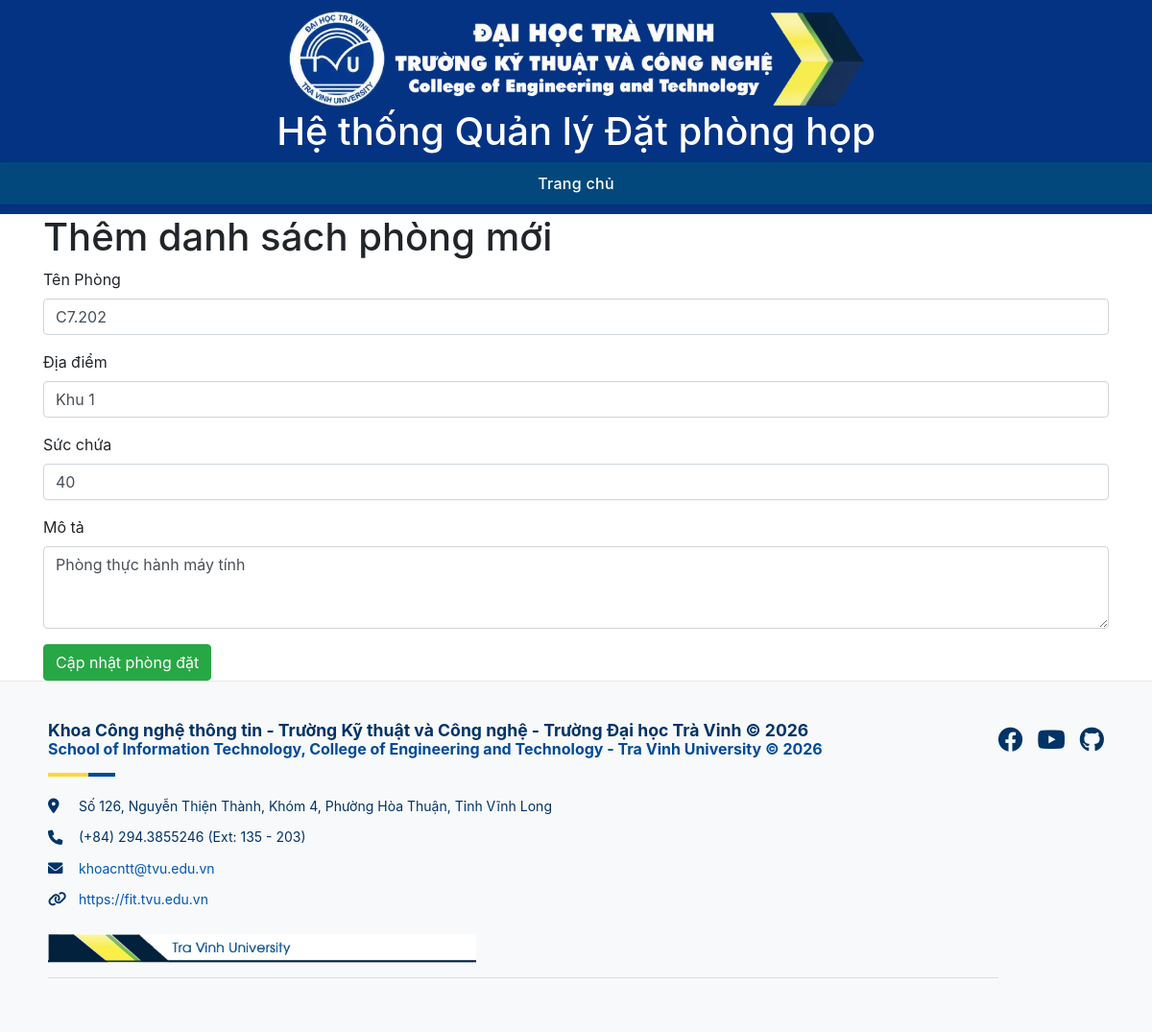
Screenshot of /edit.php?sid=2 (signed in) with the database file from the repository.
### tables this page shows
CREATE TABLE IF NOT EXISTS phonghop (
    id INT AUTO_INCREMENT PRIMARY KEY,
    tenphong VARCHAR(100) NOT NULL,
    diadiem VARCHAR(200),
    succhua INT DEFAULT 0,
    mota TEXT
);

### www/edit.php (the view, shortened to what this page needs)
<?php
$id = $_GET['sid'];
require_once 'ketnoi.php';
$edit_sql = "SELECT * FROM phonghop WHERE id=$id";
$result = mysqli_query($conn, $edit_sql);
$row = mysqli_fetch_assoc($result);
?>
<!DOCTYPE html>
<html lang="vi">
<head>
    <link rel="stylesheet" href="style.css" />
    <link rel="stylesheet" href="https://cdnjs.cloudflare.com/ajax/libs/font-awesome/6.0.0-beta3/css/all.min.css">
    <link rel="stylesheet" href="https://cdn.jsdelivr.net/npm/bootstrap@4.6.2/dist/css/bootstrap.min.css">
</head>
<body>
    <header>
        <img class="logo" src="images/logo.png" alt="Logo Khoa CNTT" />
        <h1 class="title">Hệ thống Quản lý Đặt phòng họp</h1>
        <nav>
            <ul class="menu">
                <li><a href="index.php">Trang chủ</a></li>
        </nav>
    </header>
        <div class="container">
            <h1>Thêm danh sách phòng mới</h1>
            <form action="update.php" method="post">
                <div class="form-group">
                    <label for="tenphong">Tên Phòng</label>
                    <input type="text" id="tenphong"  class="form-control"
                    name="tenphong" value="<?php echo  $row['tenphong']?>">
                </div>
                <div class="form-group">
                    <label for="diadiem">Địa điểm</label>
                    <input type="text" name="diadiem" id="diadiem"
                     class="form-control" value="<?php echo  $row['diadiem']?>">
                </div>
                <div class="form-group">
                    <label for="succhua">Sức chứa</label>
                    <input type="number" id="succhua" name="succhua"
                     class="form-control" value="<?php echo  $row['succhua']?>" required>
                </div>
                <div class="form-group">
                    <label for="mota">Mô tả</label>
                    <textarea id="mota" name="mota" class="form-control" rows="3"><?php echo isset($row['mota']) ? $row['mota'] : ''; ?></textarea>
                </div>
                <button class="btn btn-success">Cập nhật phòng đặt</button>
            </form>
        </div>
<footer class="site-footer">
    <div class="footer-container">
        <div class="footer-content">
            <h5>Khoa Công nghệ thông tin - Trường Kỹ thuật và Công nghệ - Trường Đại học Trà Vinh © 2026</h5>
            <h6>School of Information Technology, College of Engineering and Technology - Tra Vinh University © 2026</h6>
            <div class="decorator-line"></div>
            <ul class="contact-info">
                <li>
                    <i class="fa-solid fa-location-dot"></i>
                    Số 126, Nguyễn Thiện Thành, Khóm 4, Phường Hòa Thuận, Tỉnh Vĩnh Long
                </li>
                <li>
                    <i class="fa-solid fa-phone"></i>
                    (+84) 294.3855246 (Ext: 135 - 203)
                </li>
                <li>
                    <i class="fa-solid fa-envelope"></i>
                    <a href="mailto:khoacntt@tvu.edu.vn">khoacntt@tvu.edu.vn</a>
                </li>
                <li>
                    <i class="fa-solid fa-link"></i>
                    <a href="https://fit.tvu.edu.vn" target="_blank">https://fit.tvu.edu.vn</a>
                </li>
            </ul>
            <div class="tvu-logo">
                <img src="images/7.jpg" alt="Tra Vinh University Logo" class="logo-snippet">
            </div>
            <hr class="footer-hr">
        </div>
        <div class="footer-social">
            <a href="#" aria-label="Facebook"><i class="fa-brands fa-facebook"></i></a>
            <a href="#" aria-label="YouTube"><i class="fa-brands fa-youtube"></i></a>
            <a href="#" aria-label="GitHub"><i class="fa-brands fa-github"></i></a>
        </div>
    </div>
</footer>
</body>
</html>

### www/style.css (style rules this page uses)
body { font-family: "Segoe UI", sans-serif; margin: 0; padding: 0; background-color: #f9fafc; }
header { background-color: #053384; color: #053384; text-align: center; padding: 10px 0; }
header .logo { margin: 0 auto; display: block; width: 50%; height: auto; vertical-align: middle; }
.title { color: white; text-align: center; }
body { margin: 0; padding: 0; font-family: "Segoe UI", sans-serif; }
nav { background-color: #03487c; box-shadow: 0 2px 5px rgba(0, 0, 0, 0.15); position: sticky; top: 0; z-index: 1000; }
nav ul { list-style: none; margin: 0; padding: 0; display: flex; justify-content: center; align-items: center; }
nav ul li { margin: 0 5px; }
nav ul li a { display: block; color: white !important; padding: 12px 18px; color: #ffffff; text-decoration: none; font-weight: 500; letter-spacing: 0.3px; border-radius: 4px; transition: all 0.3s ease; }
.site-footer { background-color: #f8f9fa; padding: 40px 50px; border-top: 1px solid #e7e7e7; font-size: 14px; color: #003366; line-height: 1.6; }
.footer-container { max-width: 1200px; margin: 0 auto; display: flex; justify-content: space-between; align-items: flex-start; }
.footer-content { flex: 1; }
.footer-content h5 { font-size: 1.1rem; font-weight: bold; margin: 0; color: #003366; }
.footer-content h6 { font-size: 1rem; font-weight: bold; margin: 0 0 15px 0; color: #004a99; }
.decorator-line { width: 70px; height: 4px; background: linear-gradient(to right, #fdd835 60%, #004a99 40%); margin-bottom: 20px; }
.contact-info { list-style: none; padding: 0; margin: 0; }
.contact-info li { margin-bottom: 10px; display: flex; align-items: center; }
.contact-info li i { width: 24px; margin-right: 8px; color: #003366; font-size: 1.1em; }
.contact-info li a { color: #0056b3; text-decoration: none; }
.tvu-logo { display: flex; align-items: center; margin-top: 25px; width: auto; }
.logo-snippet { height: 30px; margin-right: 12px; }
.footer-hr { border: 0; height: 1px; background-color: #ddd; margin-top: 15px; width: 100%; }
.footer-social { display: flex; gap: 15px; }
.footer-social a { color: #003366; font-size: 26px; text-decoration: none; transition: color 0.3s ease; }
nav ul li a { text-decoration: none; color: #333; padding: 10px 15px; display: block; }

### rows the page displays
phonghop: tenphong "C7.202", diadiem "Khu 1", succhua "40", mota "Phòng thực hành máy tính"
